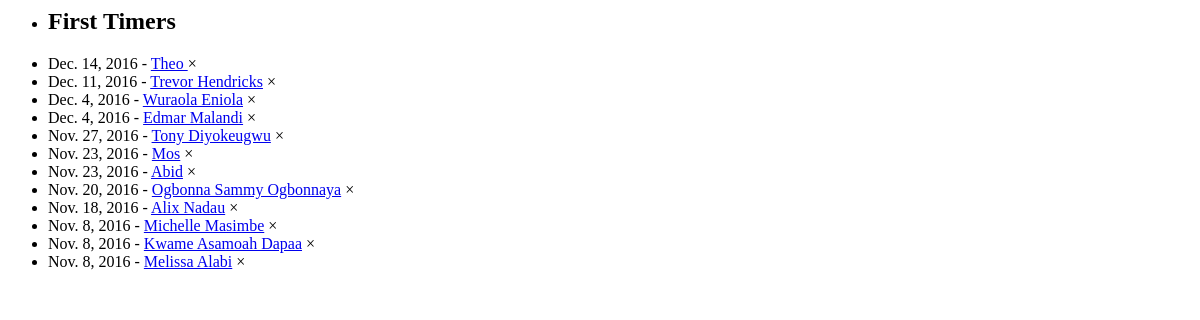
/welcome/_newsfeed/first-timers/ (signed in), run on an earlier commit of the app's database.
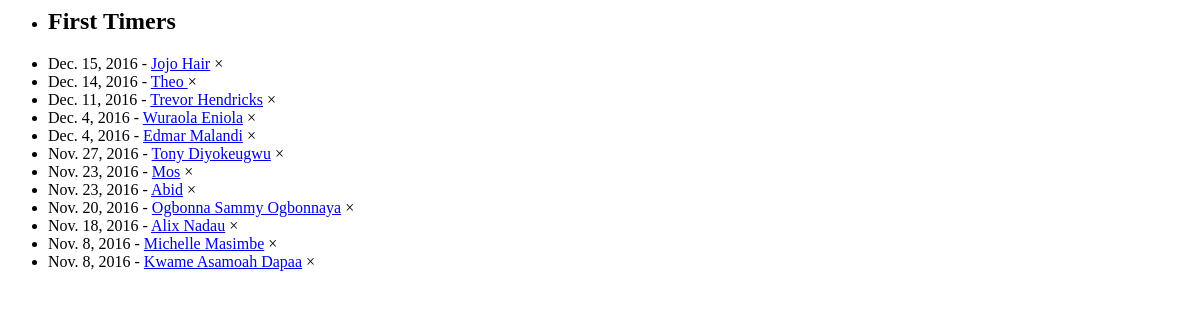
And on a later commit of the database.
### member/models.py (models this page shows)
class Member(models.Model):
	name = models.CharField(max_length=50, unique=True)
	gender = models.ForeignKey('Gender', on_delete=models.CASCADE, related_name="sex")
	mobile_no = models.CharField(max_length=50, blank=True, null=True, unique=False, verbose_name="Mobile number")
	email = models.EmailField(max_length=50, blank=True, null=True, verbose_name="Email Address")
	date_of_birth = models.DateField(blank=True, null=True)
	address = models.TextField(max_length=200, blank=True, null=True)
	post_code = models.CharField(max_length=10, blank=True, null=True)
	academic_institution = models.ForeignKey('AcademicInstitution', on_delete=models.CASCADE, related_name="academic_institution", null=True, blank=True)
	course = models.CharField(max_length=100, blank=True)
	first_attended = models.DateField(blank=True, null=True)
	attendance_status = models.ForeignKey('Attendance', on_delete=models.CASCADE, related_name="attendance_status")
	last_visited = models.DateField(null=True, blank=True)
	extra_info = models.TextField(max_length=2000, blank=True)
	last_modified = models.DateTimeField(auto_now=True)
	def __str__(self):
		return self.name
	class Meta:
		ordering = ["name"]

### welcome/views.py (the view)
@login_required
def _get_firsttimers(request):
	now = datetime.datetime.now()
	last30days = now - datetime.timedelta(days = 60)
	first_timers = Member.objects.filter(attendance_status__status = "First Timer", first_attended__gte = last30days).order_by('-first_attended')[:12]
	context = {
		'first_timers': first_timers
	}
	return render (request, '_partial/_firsttimers.html', context)

### welcome/templates/_partial/_firsttimers.html
<div class="w3-padding-32">
<ul class="w3-ul w3-border w3-card-4 w3-hoverable">
  <li class="w3-green"><h2>First Timers</h2></li>
  {% for person in first_timers %}
  <li>
	{% if person.first_attended != None %}
		{{ person.first_attended }} -
	{% endif %}
	<a href="{% url 'member:member_info' person %}" title="last Updated on {{ person.last_modified }}">{{ person }}</a>
	<span onclick="this.parentElement.style.display='none'"class="w3-closebtn w3-margin-right w3-medium">&times;</span>
  </li>
  {% endfor %}
</ul>
</div>

What changed in the data, as far as the page shows it:
no longer on this page (row unchanged): Member: first_attended "Nov. 8, 2016", name "Melissa Alabi"
added Member: first_attended "Dec. 15, 2016", name "Jojo Hair"
